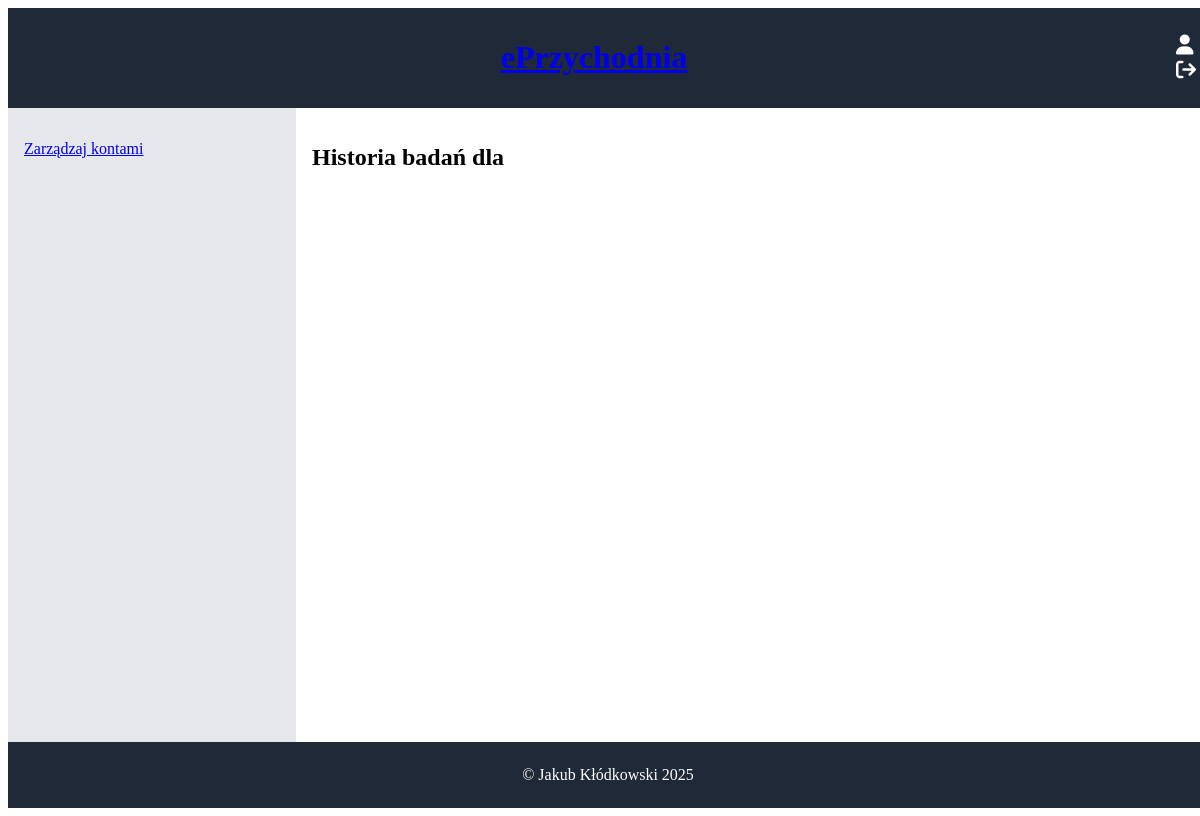
The page /historia.php on the database as committed earlier.
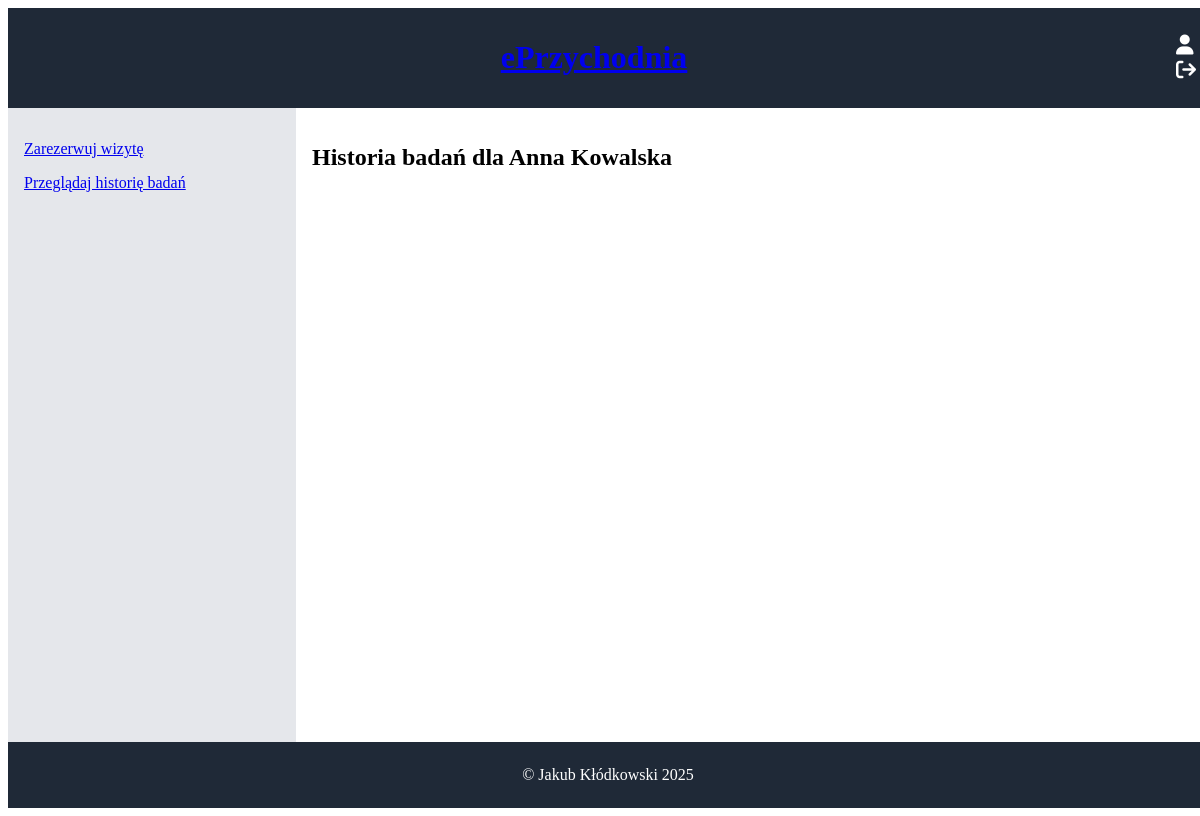
The same page on the database as committed later.
### tables this page shows
CREATE TABLE `pacjenci` (
  `id_pacjenta` int(10) UNSIGNED NOT NULL,
  `imie` varchar(100) DEFAULT NULL,
  `nazwisko` varchar(100) DEFAULT NULL,
  `ulica` varchar(100) DEFAULT NULL,
  `nr_domu` varchar(10) DEFAULT NULL,
  `kp` char(6) DEFAULT NULL,
  `miasto` varchar(100) DEFAULT NULL,
  `tel` char(9) DEFAULT NULL,
  `email` varchar(100) DEFAULT NULL,
  `PESEL` char(11) DEFAULT NULL,
  `login` char(9) DEFAULT NULL,
  `haslo` varchar(100) DEFAULT NULL
);

### historia.php (the view, shortened to what this page needs)
<!DOCTYPE html>
<html lang="pl">
<head>
    <link rel="stylesheet" href="https://cdnjs.cloudflare.com/ajax/libs/font-awesome/6.4.2/css/all.min.css">
    <link rel="stylesheet" href="style.css">
</head>
<body>
    <header>
        <h1 class="text-xl font-bold text-center flex-1"><a href="index.php">ePrzychodnia</a></h1>
        <div>
            <form action="zaloguj.php">
                <button class="icon-button"><i class="fa-solid fa-user"></i></button>
            </form>
            <form action="wyloguj.php">
                <button class="icon-button"><i class="fa fa-sign-out"></i></button>
            </form>
        </div>
    </header>
    <div style="display: flex; flex: 1;">
        <nav>
        <?php
                $connect = mysqli_connect("localhost", "root", "", "eprzychodnia");
                $query0="select * from `zalogowani`";
                $result0=mysqli_query($connect,$query0);
                if(mysqli_num_rows($result0)>0){
                    $query1 = "SELECT `kto` FROM `zalogowani`";
                    $result1 = mysqli_query($connect, $query1);
                    if ($row = mysqli_fetch_assoc($result1)) {
                        $kto = $row['kto'];
                    }
                    $query2="select * from `uprawnienia` where `stanowisko`='".$kto."'";
                    $result2=mysqli_query($connect,$query2);
                    if($row=mysqli_fetch_assoc($result2)){
                        $zaloz_konto=$row['zaloz_konto'];
                        $usun_konto=$row['usun_konto'];
                        $rezerwuj=$row['rezerwuj'];
                        $przegladaj_historie=$row['przegladaj_historie'];
                        if($zaloz_konto==1 && $usun_konto==1){
                            echo "<p><a href='zarzadzaj_kontami.php'>Zarządzaj kontami</a></p>";
                        }
                        if($rezerwuj==1){
                            echo "<p><a href='rezerwuj.php'>Zarezerwuj wizytę</a></p>";
                        }
                        if($przegladaj_historie==1){
                            echo "<p><a href='historia.php'>Przeglądaj historię badań</a></p>";
                        }
                    }
                }
            ?>
        </nav>
        <main>
            <div class="index-content">
                <?php
                $connect = mysqli_connect("localhost", "root", "", "eprzychodnia");
                $query="select `login` from `zalogowani`";
                $result=mysqli_query($connect,$query);
                $row=mysqli_fetch_assoc($result);
                $login=$row['login'];
                $query0="select `imie`, `nazwisko` from `pacjenci` where `login`='".$login."';";
                $res0=mysqli_query($connect,$query0);
                $row=mysqli_fetch_assoc($res0);
                $imie=$row['imie'];
                $nazw=$row['nazwisko'];
                echo "<h2>Historia badań dla ".$imie." ".$nazw."</h2>";
                ?>
        </main>
    </div>
    <footer>
        <p>&copy; Jakub Kłódkowski 2025</p>
    </footer>
</body>
</html>

Rows that differ between the two databases and show on the page:
added pacjenci: imie "Anna", nazwisko "Kowalska"
Other text that changed with them:
text no longer shown: "Zarządzaj kontami"
text now shown: "Zarezerwuj wizytę Przeglądaj historię badań"
